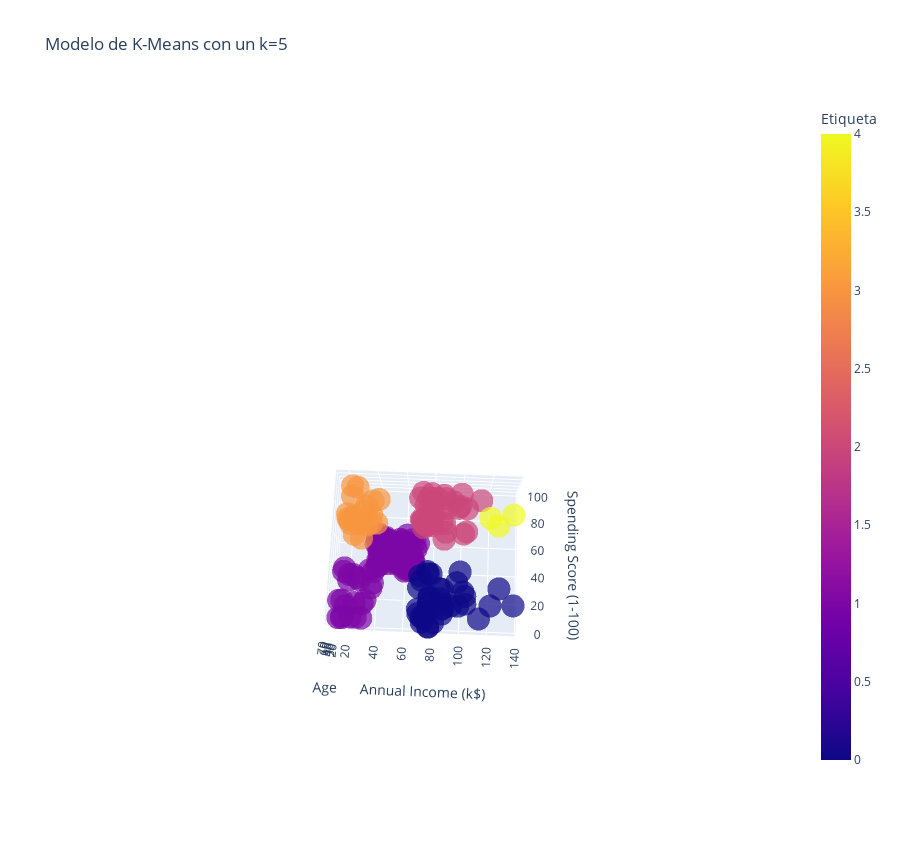

This figure's notebook cell:
### Code cell
# Crear un modelo 3D de los datos agrupados

Grafica_3D = px.scatter_3d(Data, x='Annual Income (k$)', y='Spending Score (1-100)', z='Age', color='Etiqueta', symbol='Etiqueta', symbol_map={0: 'circle', 1: 'circle', 2: 'circle', 3: 'circle', 4: 'circle', 5: 'circle'}, opacity=0.7, width=900, height=850, title=f'Modelo de K-Means con un k={5}', labels={'label': 'Cluster'}, color_discrete_map={})
Grafica_3D.update_layout(showlegend=False)

### Figure 1 — Plotly figure (JSON) as saved in the notebook; plotly's stock layout.template omitted (floating-point values rounded to 4 significant figures)
{"data": [{"hovertemplate": "Etiqueta=%{marker.color}<br>Annual Income (k$)=%{x}<br>Spending Score (1-100)=%{y}<br>Age=%{z}<extra></extra>", "legendgroup": "1", "marker": {"color": [1, 1, 1, 1, 1, 1, 1, 1, 1, 1, 1, 1, 1, 1, 1, 1, 1, 1, 1, 1, 1, 1, 1, 1, 1, 1, 1, 1, 1, 1, 1, 1, 1, 1, 1, 1, 1, 1, 1, 1, 1, 1, 1, 1, 1, 1, 1, 1, 1, 1, 1, 1, 1, 1, 1, 1, 1, 1, 1, 1, 1, 1, 1, 1, 1, 1, 1, 1, 1, 1, 1, 1, 1, 1, 1, 1, 1, 1, 1, 1, 1, 1, 1, 1, 1, 1, 1, 1, 1, 1, 1, 1, 1, 1, 1, 1, 1, 1, 1, 1, 1, 1], "coloraxis": "coloraxis", "opacity": 0.7, "symbol": "circle"}, "mode": "markers", "name": "1", "scene": "scene", "showlegend": true, "type": "scatter3d", "x": [15, 16, 17, 18, 19, 19, 20, 20, 21, 23, 24, 25, 28, 28, 29, 30, 33, 33, 34, 37, 38, 39, 39, 39, 39, 40, 40, 40, 40, 42, 42, 43, 43, 43, 43, 44, 44, 46, 46, 46, 46, 47, 47, 48, 48, 48, 48, 48, 48, 49, 49, 50, 50, 54, 54, 54, 54, 54, 54, 54, 54, 54, 54, 54, 54, 57, 57, 58, 58, 59, 59, 60, 60, 60, 60, 60, 60, 61, 61, 62, 62, 62, 62, 62, 62, 63, 63, 63, 63, 63, 63, 64, 64, 65, 65, 65, 65, 67, 67, 67, 67, 69], "y": [39, 6, 40, 6, 3, 14, 15, 13, 35, 29, 35, 5, 14, 32, 31, 4, 4, 14, 17, 26, 35, 36, 61, 28, 65, 55, 47, 42, 42, 52, 60, 54, 60, 45, 41, 50, 46, 51, 46, 56, 55, 52, 59, 51, 59, 50, 48, 59, 47, 55, 42, 49, 56, 47, 54, 53, 48, 52, 42, 51, 55, 41, 44, 57, 46, 58, 55, 60, 46, 55, 41, 49, 40, 42, 52, 47, 50, 42, 49, 41, 48, 59, 55, 56, 42, 50, 46, 43, 48, 52, 54, 42, 46, 48, 50, 43, 59, 43, 57, 56, 40, 58], "z": [19, 20, 31, 35, 64, 67, 58, 37, 35, 52, 35, 46, 54, 45, 40, 60, 53, 49, 42, 36, 65, 48, 31, 49, 24, 50, 27, 29, 31, 49, 33, 31, 59, 50, 47, 51, 69, 27, 53, 70, 19, 67, 54, 63, 18, 43, 68, 19, 32, 70, 47, 60, 60, 59, 26, 45, 40, 23, 49, 57, 38, 67, 46, 21, 48, 55, 22, 34, 50, 68, 18, 48, 40, 32, 24, 47, 27, 48, 20, 23, 49, 67, 26, 49, 21, 66, 54, 68, 66, 65, 19, 38, 19, 18, 19, 63, 49, 51, 50, 27, 38, 40]}, {"hovertemplate": "Etiqueta=%{marker.color}<br>Annual Income (k$)=%{x}<br>Spending Score (1-100)=%{y}<br>Age=%{z}<extra></extra>", "legendgroup": "3", "marker": {"color": [3, 3, 3, 3, 3, 3, 3, 3, 3, 3, 3, 3, 3, 3, 3, 3, 3, 3, 3, 3, 3], "coloraxis": "coloraxis", "opacity": 0.7, "symbol": "circle"}, "mode": "markers", "name": "3", "scene": "scene", "showlegend": true, "type": "scatter3d", "x": [15, 16, 17, 18, 19, 19, 20, 20, 21, 23, 24, 25, 28, 28, 29, 30, 33, 33, 34, 37, 38], "y": [81, 77, 76, 94, 72, 99, 77, 79, 66, 98, 73, 73, 82, 61, 87, 73, 92, 81, 73, 75, 92], "z": [21, 23, 22, 23, 30, 35, 24, 22, 20, 35, 25, 31, 29, 35, 23, 21, 18, 21, 30, 20, 24]}, {"hovertemplate": "Etiqueta=%{marker.color}<br>Annual Income (k$)=%{x}<br>Spending Score (1-100)=%{y}<br>Age=%{z}<extra></extra>", "legendgroup": "2", "marker": {"color": [2, 2, 2, 2, 2, 2, 2, 2, 2, 2, 2, 2, 2, 2, 2, 2, 2, 2, 2, 2, 2, 2, 2, 2, 2, 2, 2, 2, 2, 2, 2, 2, 2, 2, 2, 2], "coloraxis": "coloraxis", "opacity": 0.7, "symbol": "circle"}, "mode": "markers", "name": "2", "scene": "scene", "showlegend": true, "type": "scatter3d", "x": [69, 70, 71, 71, 71, 72, 73, 73, 74, 75, 76, 77, 77, 78, 78, 78, 78, 78, 78, 79, 81, 85, 86, 87, 87, 87, 88, 88, 93, 97, 98, 99, 101, 103, 103, 113], "y": [91, 77, 95, 75, 75, 71, 88, 73, 72, 93, 87, 97, 74, 90, 88, 76, 89, 78, 73, 83, 93, 75, 95, 63, 75, 92, 86, 69, 90, 86, 88, 97, 68, 85, 69, 91], "z": [39, 31, 40, 38, 39, 31, 29, 32, 35, 32, 32, 28, 32, 34, 39, 38, 27, 30, 30, 29, 31, 36, 33, 32, 28, 36, 30, 27, 35, 32, 29, 30, 28, 36, 32, 38]}, {"hovertemplate": "Etiqueta=%{marker.color}<br>Annual Income (k$)=%{x}<br>Spending Score (1-100)=%{y}<br>Age=%{z}<extra></extra>", "legendgroup": "0", "marker": {"color": [0, 0, 0, 0, 0, 0, 0, 0, 0, 0, 0, 0, 0, 0, 0, 0, 0, 0, 0, 0, 0, 0, 0, 0, 0, 0, 0, 0, 0, 0, 0, 0, 0, 0, 0, 0, 0, 0], "coloraxis": "coloraxis", "opacity": 0.7, "symbol": "circle"}, "mode": "markers", "name": "0", "scene": "scene", "showlegend": true, "type": "scatter3d", "x": [70, 71, 71, 71, 72, 73, 73, 74, 75, 76, 77, 77, 78, 78, 78, 78, 78, 78, 79, 81, 85, 86, 87, 87, 87, 88, 88, 93, 97, 98, 99, 101, 103, 103, 113, 120, 126, 137], "y": [29, 35, 11, 9, 34, 5, 7, 10, 5, 40, 12, 36, 22, 17, 20, 16, 1, 1, 35, 5, 26, 20, 27, 13, 10, 13, 15, 14, 32, 15, 39, 24, 17, 23, 8, 16, 28, 18], "z": [23, 43, 59, 47, 25, 20, 44, 19, 57, 28, 25, 48, 34, 43, 44, 47, 37, 34, 56, 19, 50, 42, 36, 40, 36, 52, 58, 59, 37, 46, 41, 54, 41, 34, 33, 47, 45, 32]}, {"hovertemplate": "Etiqueta=%{marker.color}<br>Annual Income (k$)=%{x}<br>Spending Score (1-100)=%{y}<br>Age=%{z}<extra></extra>", "legendgroup": "4", "marker": {"color": [4, 4, 4], "coloraxis": "coloraxis", "opacity": 0.7, "symbol": "circle"}, "mode": "markers", "name": "4", "scene": "scene", "showlegend": true, "type": "scatter3d", "x": [120, 126, 137], "y": [79, 74, 83], "z": [35, 32, 30]}], "layout": {"coloraxis": {"colorbar": {"title": {"text": "Etiqueta"}}, "colorscale": [[0, "#0d0887"], [0.1111, "#46039f"], [0.2222, "#7201a8"], [0.3333, "#9c179e"], [0.4444, "#bd3786"], [0.5556, "#d8576b"], [0.6667, "#ed7953"], [0.7778, "#fb9f3a"], [0.8889, "#fdca26"], [1, "#f0f921"]]}, "height": 850, "legend": {"title": {"text": "Etiqueta"}, "tracegroupgap": 0}, "scene": {"aspectmode": "auto", "aspectratio": {"x": 1.429, "y": 1.148, "z": 0.6093}, "camera": {"center": {"x": 0.05006, "y": 0.8994, "z": 0.2052}, "eye": {"x": 0.1221, "y": -0.9159, "z": 6.233}, "projection": {"type": "perspective"}, "up": {"x": 0, "y": 0, "z": 1}}, "domain": {"x": [0, 1], "y": [0, 1]}, "xaxis": {"title": {"text": "Annual Income (k$)"}, "type": "linear"}, "yaxis": {"title": {"text": "Spending Score (1-100)"}, "type": "linear"}, "zaxis": {"title": {"text": "Age"}, "type": "linear"}}, "showlegend": false, "title": {"text": "Modelo de K-Means con un k=5"}, "width": 900}}
